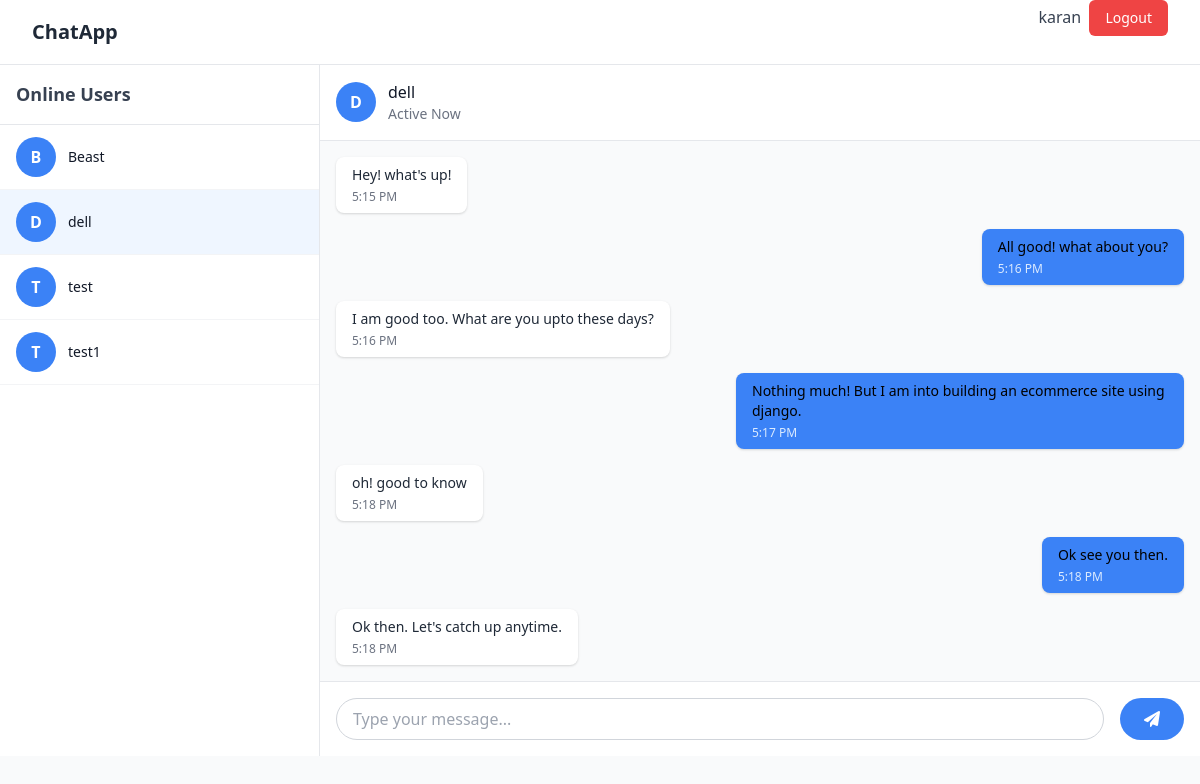
The page /chat/chat/dell/ (signed in) on the database its author committed.
### chat/models.py (models this page shows, shortened)
class ChatMessage(models.Model):
    sender = models.ForeignKey(User, related_name='sent_messages', on_delete=models.CASCADE)
    receiver = models.ForeignKey(User, related_name='received_messages', on_delete=models.CASCADE)
    message = models.TextField()
    timestamp = models.DateTimeField(auto_now_add=True)
    is_read = models.BooleanField(default=False)
    class Meta:
        ordering = ['timestamp']

### chat/views.py (the view)
# urls.py: path('chat/<str:username>/', views.chat_room, name='chat_room'),
@login_required
def chat_room(request, username):
    users = User.objects.exclude(id=request.user.id)
    other_user = User.objects.get(username=username)
    messages = ChatMessage.objects.filter(
        (Q(sender=request.user, receiver=other_user)) | (Q(sender=other_user, receiver=request.user))
    ).order_by('timestamp')
    return render(request, 'chat/room.html', {
        'other_user': other_user,
        'messages': messages,
        'users': users,
    })

### chat/templates/chat/room.html (shortened to what this page needs)
{% extends 'base.html' %}
{% load static %}
{% block content %}
<div class="flex h-[calc(100vh-4rem)]">
    <div class="w-80 bg-white border-r border-gray-200 flex flex-col">
        <div class="p-4 border-b border-gray-200">
            <h2 class="text-lg font-semibold text-gray-700">Online Users</h2>
        </div>
        <div class="flex-1 overflow-y-auto">
            {% for user in users %}
            <a href="{% url 'chat_room' user.username %}"
               class="flex items-center px-4 py-3 hover:bg-gray-50 transition duration-150 border-b border-gray-100 {% if user == other_user %}bg-blue-50{% endif %}">
                <div class="w-10 h-10 bg-blue-500 rounded-full flex items-center justify-center text-white font-semibold">
                    {{ user.username|make_list|first|upper }}
                </div>
                <div class="ml-3">
                    <p class="text-sm font-medium text-gray-900">{{ user.username }}</p>
                </div>
            </a>
            {% endfor %}
        </div>
    </div>
    <div class="flex-1 flex flex-col bg-gray-50">
        <div class="bg-white border-b border-gray-200 p-4 flex items-center">
            <div class="w-10 h-10 bg-blue-500 rounded-full flex items-center justify-center text-white font-semibold">
                {{ other_user.username|make_list|first|upper }}
            </div>
            <div class="ml-3">
                <p class="font-medium text-gray-900">{{ other_user.username }}</p>
                <p class="text-sm text-gray-500">Active Now</p>
            </div>
        </div>
        <div id="chat-messages" class="flex-1 overflow-y-auto p-4 space-y-4">
            {% if messages %}
            {% for message in messages %}
                <div class="flex {% if message.sender == request.user %}justify-end{% endif %}">
                    <div class="max-w-xs lg:max-w-md {% if message.sender == request.user %}bg-blue-500 text-black{% else %}bg-white text-gray-800{% endif %} rounded-lg px-4 py-2 shadow">
                        <p class="text-sm">{{ message.message }}</p>
                        <p class="text-xs mt-1 {% if message.sender == request.user %}text-blue-100{% else %}text-gray-500{% endif %}">
                            {{ message.timestamp|date:"g:i A" }}
                        </p>
                    </div>
                </div>
            {% endfor %}
            {% else %}
                <p>Let's start a conversation!</p>
            {% endif %}
        </div>
        <div class="bg-white border-t border-gray-200 p-4">
            <form id="chat-form" class="flex space-x-4">
                <input type="text" id="chat-message-input"
                       class="flex-1 rounded-full border border-gray-300 px-4 py-2 focus:outline-none focus:border-blue-500"
                       placeholder="Type your message...">
                <button title="button" type="submit" class="bg-blue-500 hover:bg-blue-600 text-white rounded-full px-6 py-2 transition duration-150">
                    <i class="fa fa-paper-plane"></i>
                </button>
            </form>
        </div>
    </div>
</div>
{% endblock %}

### templates/navbar.html (shortened to what this page needs)
<nav class="bg-white border-b border-gray-200 fixed w-full z-50">
    <div class="max-w-7xl mx-auto px-4 sm:px-6 lg:px-8">
        <div class="flex justify-between h-16">
            <div class="flex items-center">
                <span class="text-xl font-bold text-gray-800">ChatApp</span>
            </div>
            {% if user.is_authenticated %}
            <form method="post" action="{% url 'logout' %}">
                <span class="text-gray-700">{{ user.username }}</span>&nbsp;
                <button type="submit" class="bg-red-500 hover:bg-red-600 text-white px-4 py-2 rounded-md text-sm font-medium transition duration-150">
                    Logout
                </button>
            </form>
            {% endif %}
        </div>
    </div>
</nav>

### rows shown on the page
ChatMessage: message "Hey! what's up!", timestamp "5:15 PM"
ChatMessage: message "All good! what about you?", timestamp "5:16 PM"
ChatMessage: message "I am good too. What are you upto these days?", timestamp "5:16 PM"
ChatMessage: message "Nothing much! But I am into building an ecommerce site using django.", timestamp "5:17 PM"
ChatMessage: message "oh! good to know", timestamp "5:18 PM"
ChatMessage: message "Ok see you then.", timestamp "5:18 PM"
ChatMessage: message "Ok then. Let's catch up anytime.", timestamp "5:18 PM"

### other values the page prints
{{ user.username }} "karan"
{{ user.username|make_list|first|upper }} "B"
{{ user.username }} "Beast"
{{ user.username|make_list|first|upper }} "D"
{{ user.username }} "dell"
{{ user.username|make_list|first|upper }} "T"
{{ user.username }} "test"
{{ user.username }} "test1"
{{ other_user.username|make_list|first|upper }} "D"
{{ other_user.username }} "dell"
